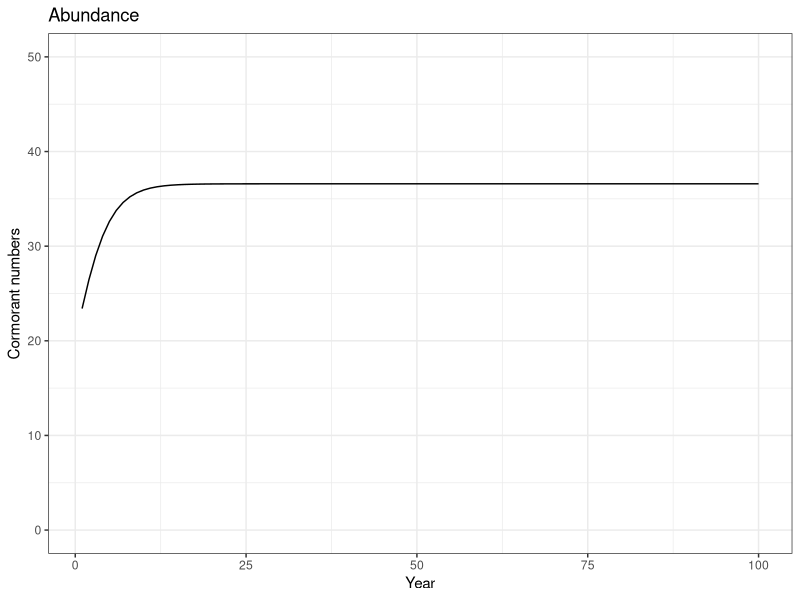
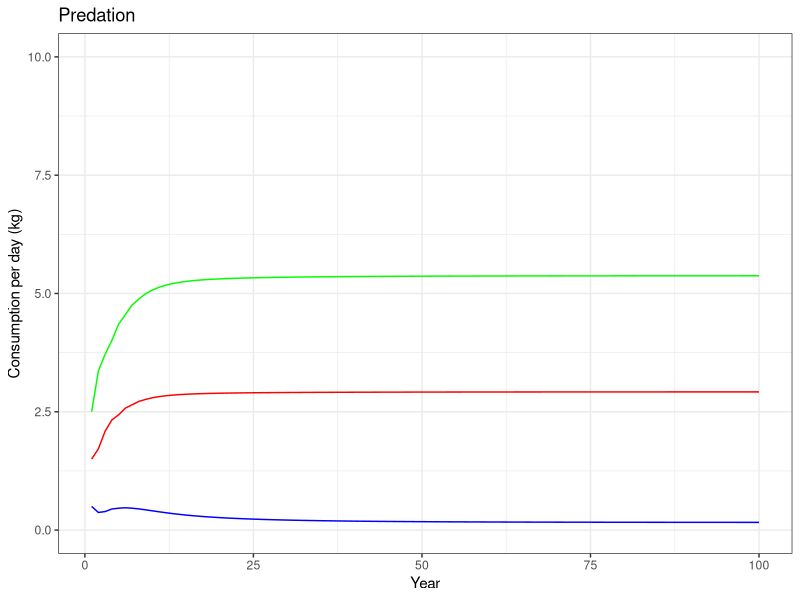
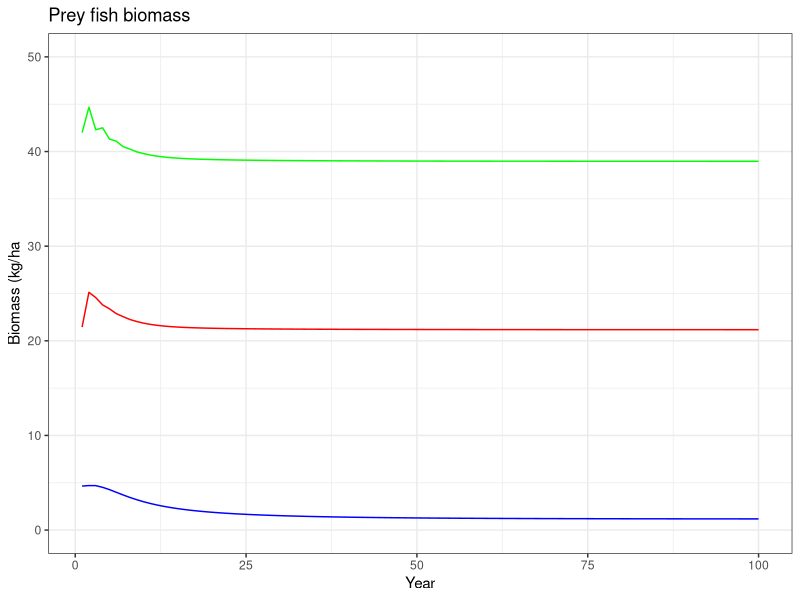
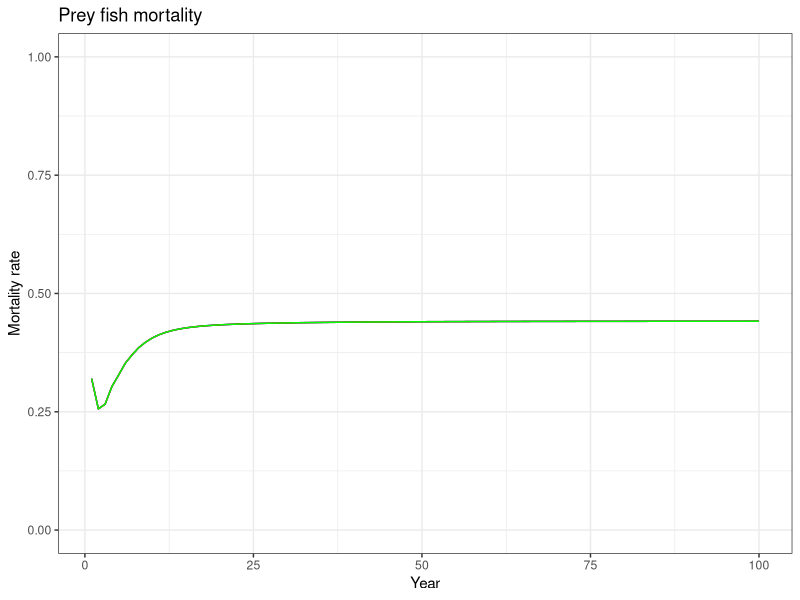

The R source for these figures, in order:
#Assignment 2.2.1b - using Model4, looking at predator effects on prey dynamics

#################################
#Answers to questions:
# Part 1 - mortality is same for all three prey species; equilibrium abundances
# below K for each species, accounting for predation losses at equilibrium;
# consumption reflects differences in biomass - this is why mortality is not
# different; prey #1 might be heading to extinction

# Part 2 - reducing r for species 1 to 0.3 (prey_r <- c(0.3,1.5,2))
# means that it goes extinct by year 100. Increasing it to 1 raises its eqm
# biomass (prey_r <- c(1.0,1.5,2)). The biomasses of the other species change
# slightly when r for species #1 is increased to 1. This is presumably because
# consumption of species #2,3 can drop slightly because more predator
# demand is met by species #1
# Increasing K for species #2,3 can prevent species #1 from going extinct. Higher
# K means more biomass and thus more consumption for specices #2,3, and therefore
# less consumption for species #1. If the latter is low enough predation 
# mortality does not exceed population growth due to r.

##################################

# Units matter more now, so we need to specify the size of the area where predation is 
# ocurring to convert bird numbers to bird density, and the length of the feeding period
# Specify feeding area
area <- 25  # ha
# Add feeding season length in days to get total seasonal consumption
daysperseason <- 80

# Define starting values for state variables
birds <- 20  # total numbers
prey <- c(5, 15, 25)  # three fish prey types, kg per ha


# Define variables for cormorant processes
a <- 1  
b <- .0046
c <- 1
d <- 50
# Define variables for predation
sr <- rep(.05,3)  # same as Tseheye paper, units are ha/day
ht <- rep(4,3)    # units are days/kg
# functional response calculates consumption in kg per day

#Define population paramters for prey species (logistic model)
prey_r <- c(.5,1.5,2)
prey_K <- c(10,30,50)

# Set up vectors for time series of numbers and rates
birds_over_time <- numeric(100)
eaten <- array(0,dim=c(3,100))  #prey consumption
prey_over_time <- array(0,dim=c(3,100))  # biomass of prey kg/ha
mortality <- array(0,dim=c(3,100))  # predation mortality

# Start the main simulation loop over time
for (i in 1:100) {   # we will run the model for 100 time steps

  for (j in 1:3) {
    eaten[j,i] <- sr[j]*prey[j]/(1+sum(sr*ht*prey)) * birds/area * daysperseason
    # cap consumption at the total biomass available
    eaten[j,i] <- min(prey[j],eaten[j,i])
    # Calculate and save mortality
    mortality[j,i] <- eaten[j,i]/prey[j]
  }  
  # Calculate the birth and death rates according to our dynamic processes
  births_per_female <- a * exp(-b * birds)
  deaths_per_capita <- c * birds / (d + birds)

  # Convert rates to actual numbers
  births <- births_per_female * birds / 2  # divide by 2 because per female
  deaths <- deaths_per_capita * birds
  
  # Apply the tautologies
  # birds
  birds <- birds + births - deaths
  # prey fish
  prey <- prey + prey_r*prey*(1-prey/prey_K) - mortality[,i]*prey
  
  # Update the vectors of numbers and rates at the end of the time step
  birds_over_time[i] <- birds/area
  prey_over_time[,i] <- prey  # calculate consumption for each prey
 
  #close the time loop
}

# Plot the results - ggplot version
library(ggplot2)
x <- seq(from=1,to=100)
Number_plot <- ggplot() +
  geom_line(mapping=aes(x=x,y=birds_over_time*area)) +
  labs(title = "Abundance",
       x = "Year",
       y = "Cormorant numbers") +
  coord_cartesian(ylim=c(0,50)) +
  theme_bw()
plot(Number_plot)
Consumption_plot <- ggplot() +
  geom_line(mapping=aes(x=x,y=eaten[1,]*area/daysperseason),
            color='blue') +
  geom_line(mapping=aes(x=x,y=eaten[2,]*area/daysperseason),
            color="red") +
  geom_line(mapping=aes(x=x,y=eaten[3,]*area/daysperseason),
            color="green") +
  labs(title = "Predation",
       x="Year",
       y="Consumption per day (kg)") +
  coord_cartesian(ylim=c(0,10)) +
  theme_bw()
plot(Consumption_plot)
Prey_plot <- ggplot() +
  geom_line(mapping=aes(x=x,y=prey_over_time[1,]),
            color='blue') +
  geom_line(mapping=aes(x=x,y=prey_over_time[2,]),
            color='red') +
  geom_line(mapping=aes(x=x,y=prey_over_time[3,]),
            color='green') +
  labs(title = "Prey fish biomass",
       x= 'Year',
       y='Biomass (kg/ha') +
  coord_cartesian(ylim=c(0,50)) +
  theme_bw()
plot(Prey_plot)
Mort_plot <- ggplot() +
  geom_line(mapping=aes(x=x,y=mortality[1,]),
            color='blue') +
  geom_line(mapping=aes(x=x,y=mortality[2,]),
            color='red') +
  geom_line(mapping=aes(x=x,y=mortality[3,]),
            color='green') +
  labs(title = "Prey fish mortality",
       x= 'Year',
       y='Mortality rate') +
  coord_cartesian(ylim=c(0,1)) +
  theme_bw()
plot(Mort_plot)
